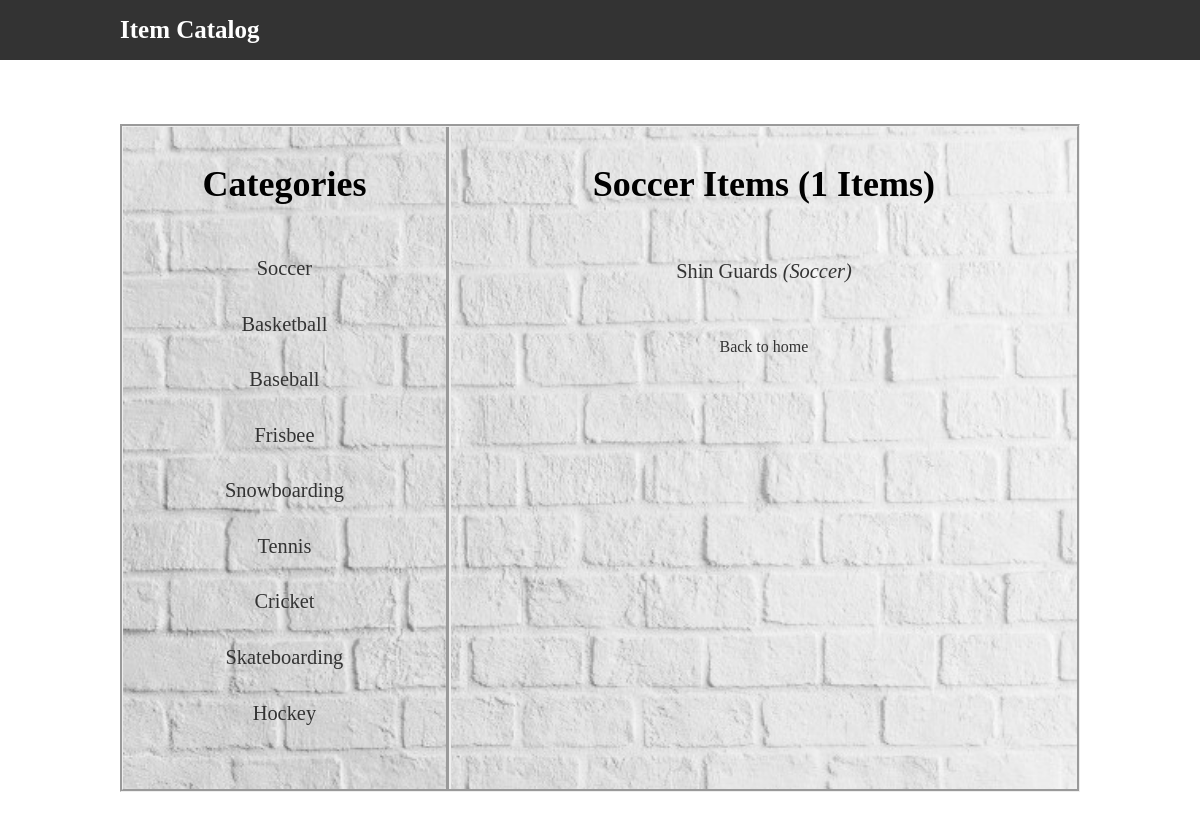
The page /app/Soccer on the database its author committed.
### models.py (models this page shows, shortened)
class Category(Base):
    __tablename__ = 'category'
    id = Column(Integer, primary_key=True)
    name = Column(String(64), nullable=False)
    items = relationship("Item", cascade="all, delete-orphan")

class Item(Base):
    __tablename__ = 'item'
    id = Column(Integer, primary_key=True)
    name = Column(String(64), nullable=False)
    description = Column(String(250))
    category = relationship(Category)
    cat_id = Column(Integer, ForeignKey('category.id'))
    time = Column(DateTime, server_default=func.now())

### main.py (the view)
@app.route('/app/<cName>')
def showItems(cName):
    cat = db.query(Category).filter_by(name=cName).one()
    categories = db.query(Category).all()
    items = db.query(Item).filter_by(cat_id=cat.id).all()
    iNum = len(items)
    return render_template('category.html', categories=categories, items=items,
                           cat=cat, iNum=iNum)

### templates/category.html
{% extends "index.html" %}
{% block section %}
<h3>
	{{cat.name}} Items ({{iNum}} Items)
</h3>
<ul>
	{% for item in items%}
	<li><a href = "/app/{{item.category.name}}/{{item.name}}">{{item.name}}<em> ({{item.category.name}})</em></a> </li>
	{% endfor %}
</ul>
<a href="/app">Back to home</a>
{% endblock %}

### templates/index.html (shortened to what this page needs)
<!DOCTYPE html>
<html>
<head>
	{% block css %}
	<link rel="stylesheet" type="text/css" href="../static/style.css">
	{% endblock %}
</head>
<body>
	<nav>
		<ul>
			<li id = "navLabel"><strong>Item Catalog</strong></li>
		</ul>
	</nav>
	<main>
		{% block main %}
		<aside>
			<h3>
				Categories
			</h3>
			<ul>
				{% for cat in categories %}
				<li><a href = "/app/{{cat.name}}">{{cat.name}}</a></li>
				{% endfor %}
			</ul>
		</aside>
		<section>
			{% block section %}{% endblock %}
		</section>
		{% endblock %}
	</main>
</body>
</html>

### static/style.css (style rules this page uses)
body { margin: 0; font-family: "Arial Black"; }
nav { text-align: center; }
nav > ul { list-style-type: none; margin: 0; padding: 0; overflow: hidden; background-color: #333; height: 60px; display: inline-block; width: 100%; }
#navLabel { float: left; color:white; line-height: 60px; text-decoration: none; margin-left: 10%; font-size: 25px; }
main { display: flex; justify-content: center; margin: 5% 10%; padding: 0; border-style: groove; background-image:url('brick.jpg'); background-repeat: no-repeat; background-size: cover; }
section { order: 0; width: 70%; margin-left: 5%; margin-right: 5%; }
aside { width:30%; padding-bottom: 32px; border-right: 5px groove; margin: auto; padding-right: 5%; padding-left: 5%; }
li { list-style-type: none; text-align: center; font-size: 1.7vw; }
ul { padding: 0; }
h3 { font-size: 3vw; text-align: center; }
a:link, a:visited { background-color: transparent; color: #333; text-align: center; text-decoration: none; display: inline-block; margin-top: 1%; margin-bottom: 1%; width: 100%; box-sizing: border-box; border-top: 14px solid transparent; border-bottom: 14px solid transparent; }

### rows shown on the page
Category: name "Soccer"
Category: name "Basketball"
Category: name "Baseball"
Category: name "Frisbee"
Category: name "Snowboarding"
Category: name "Tennis"
Category: name "Cricket"
Category: name "Skateboarding"
Category: name "Hockey"
Item: name "Shin Guards", category.name "Soccer"

### other values the page prints
{{ iNum }} "1"
